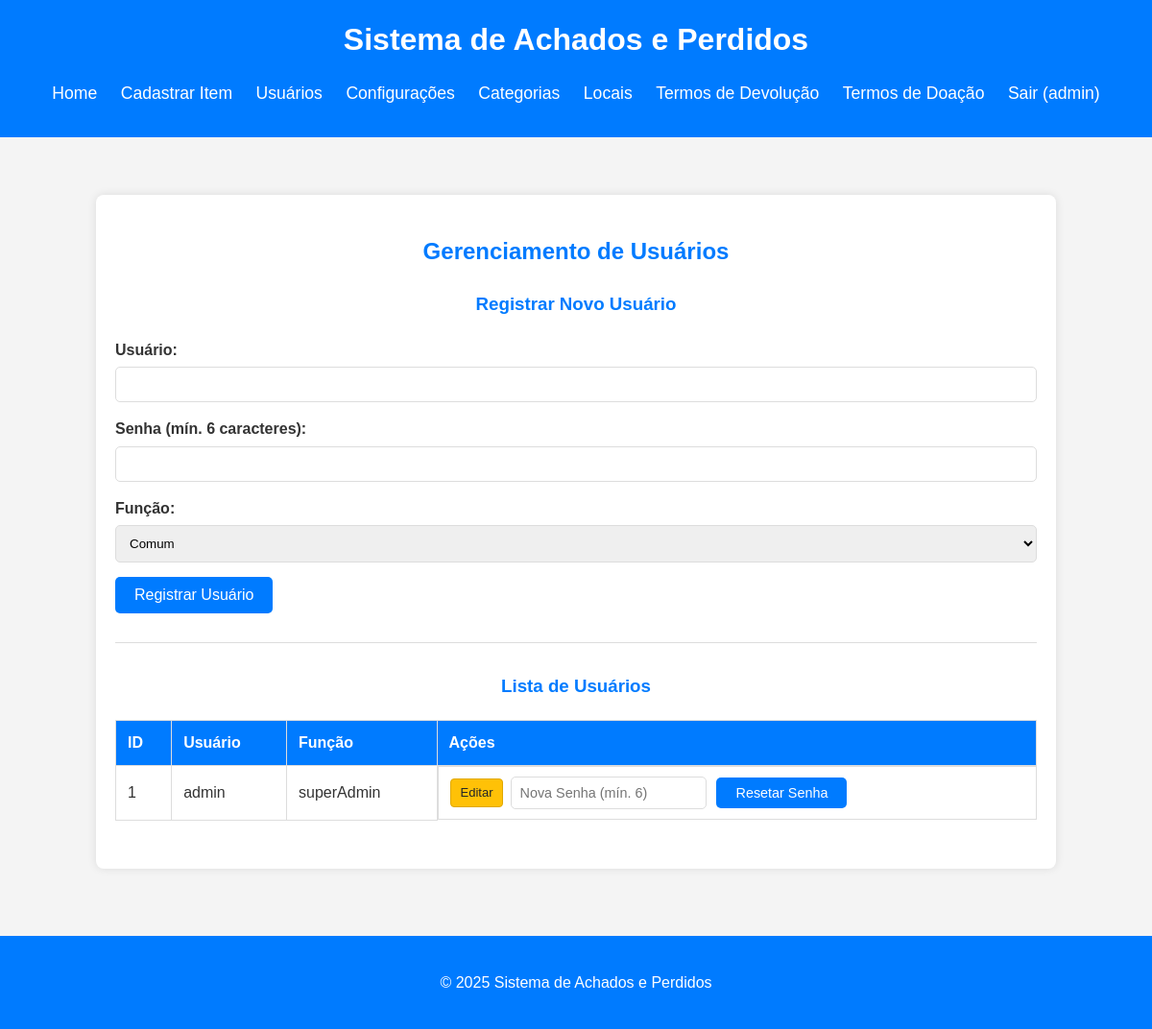
/admin/manage_users.php (signed in), run on the app's committed database.
### tables this page shows
CREATE TABLE IF NOT EXISTS `users` (
    `id` INT AUTO_INCREMENT PRIMARY KEY,
    `username` VARCHAR(255) NOT NULL UNIQUE,
    `password` VARCHAR(255) NOT NULL,
    `role` ENUM('common', 'admin', 'superAdmin') NOT NULL DEFAULT 'common'
);

### src/admin/manage_users.php (the view, shortened to what this page needs)
<?php
require_once '../db_connect.php';
$users = [];
$sql_users = "SELECT id, username, role FROM users ORDER BY username ASC";
$result_users = $conn->query($sql_users);
if ($result_users && $result_users->num_rows > 0) {
    while ($row = $result_users->fetch_assoc()) {
        $users[] = $row;
    }
} elseif ($result_users === false) {
    error_log("SQL Error (fetch_users): " . $conn->error);
    $_SESSION['page_error_message'] = "Erro ao carregar lista de usuários.";
}
require_once '../templates/header.php';
?>
<div class="container admin-container">
    <h2>Gerenciamento de Usuários</h2>
    <h3>Registrar Novo Usuário</h3>
    <form action="user_management_handler.php" method="POST" class="form-admin">
        <div>
            <label for="username_reg">Usuário:</label>
            <input type="text" id="username_reg" name="username" required>
        </div>
        <div>
            <label for="password_reg">Senha (mín. 6 caracteres):</label>
            <input type="password" id="password_reg" name="password" required minlength="6">
        </div>
        <div>
            <label for="role_reg">Função:</label>
            <select id="role_reg" name="role" required>
                <option value="common">Comum</option>
            </select>
        </div>
        <div>
            <button type="submit">Registrar Usuário</button>
        </div>
    </form>
    <hr>
    <h3>Lista de Usuários</h3>
    <?php if (!empty($users)): ?>
    <table class="admin-table">
        <thead>
            <tr>
                <th>ID</th>
                <th>Usuário</th>
                <th>Função</th>
                <th>Ações</th>
            </tr>
        </thead>
        <tbody>
            <?php foreach ($users as $user): ?>
            <tr>
                <td><?php echo htmlspecialchars($user['id']); ?></td>
                <td><?php echo htmlspecialchars($user['username']); ?></td>
                <td><?php echo htmlspecialchars($user['role']); ?></td>
                <td class="actions-cell">
                    <a href="edit_user_page.php?id=<?php echo htmlspecialchars($user['id']); ?>" class="button-edit">Editar</a>
                    <?php if (!($user['username'] === 'admin' && $_SESSION['username'] !== 'admin')):  ?>
                         <?php if ($user['username'] !== 'admin' || ($_SESSION['username'] === 'admin' && $user['id'] == $_SESSION['user_id'] ) ):  ?>
                            <form action="user_management_handler.php" method="POST" class="form-inline" onsubmit="return confirmPasswordReset(this);">
                                <input type="password" id="new_password_<?php echo $user['id']; ?>" name="new_password" placeholder="Nova Senha (mín. 6)" required minlength="6">
                                <button type="submit" class="button-secondary">Resetar Senha</button>
                            </form>
                        <?php else: ?>
                             <small><em>(Reset Indisponível)</em></small>
                        <?php endif; ?>
                    <?php endif; ?>
                </td>
            </tr>
            <?php endforeach; ?>
        </tbody>
    </table>
    <?php else: ?>
    <p>Nenhum usuário encontrado.</p>
    <?php endif; ?>
</div>
<?php
require_once '../templates/footer.php';
?>

### src/style.css (style rules this page uses)
body { font-family: Arial, sans-serif; line-height: 1.6; margin: 0; padding: 0; background-color: #f4f4f4; color: #333; }
.container { width: 80%; margin: auto; overflow: hidden; padding: 20px; background-color: #fff; border-radius: 8px; box-shadow: 0 0 10px rgba(0,0,0,0.1); }
form div { margin-bottom: 15px; }
form label { display: block; margin-bottom: 5px; font-weight: bold; }
form input[type="text"], form input[type="password"], form input[type="date"], form select, form textarea { width: 100%; padding: 10px; border: 1px solid #ddd; border-radius: 5px; box-sizing: border-box; }
form button[type="submit"] { display: block; width: auto; padding: 10px 20px; background: #007bff; color: white; border: none; border-radius: 5px; cursor: pointer; font-size: 1em; }
a { color: #007bff; text-decoration: none; }
.admin-container { margin: 20px auto; padding: 20px; background-color: #fff; border-radius: 8px; box-shadow: 0 0 10px rgba(0,0,0,0.1); }
.admin-container h2, .admin-container h3 { color: #007bff; margin-bottom: 20px; text-align: center; }
.admin-container hr { margin: 30px 0; border: 0; border-top: 1px solid #ddd; }
.admin-container form label { font-weight: bold; }
.admin-container form input[type="text"], .admin-container form input[type="password"], .admin-container form select { transition: border-color 0.15s ease-in-out, box-shadow 0.15s ease-in-out; }
.form-inline { display: flex; align-items: center; margin-bottom: 10px; }
.form-inline input[type="password"] { width: auto; flex-grow: 1; margin-right: 5px; padding: 8px; }
.form-inline button { margin-left: 5px; padding: 8px 12px; }
.admin-table { width: 100%; border-collapse: collapse; margin-top: 20px; margin-bottom: 30px; }
.admin-table th, .admin-table td { border: 1px solid #ddd; padding: 10px 12px; text-align: left; vertical-align: middle; }
.admin-table th { background-color: #007bff; color: #fff; font-weight: bold; }
.button-primary, .button-secondary, .button-edit, .button-delete, .button-details { padding: 5px 10px; font-size: 13px; line-height: 1.4; border-radius: 4px; cursor: pointer; text-decoration: none; display: inline-block; vertical-align: middle; text-align: center; margin:0; box-sizing: border-box; border: 1px solid transparent; transition: background-color 0.15s ease-in-out, border-color 0.15s ease-in-out, transform 0.2s ease-in-out; }
.button-secondary { background-color: #6c757d; color: white; border-color: #5a6268; }
.button-edit { background-color: #ffc107; color: #212529; border-color: #e0a800; }
.admin-table td.actions-cell { display: flex; align-items: center; gap: 8px; flex-wrap: wrap; }
.admin-table td.actions-cell > form { margin: 0; }
.admin-table td.actions-cell .form-inline input[type="password"], .admin-table td.actions-cell .form-inline button { padding-top: 6px; padding-bottom: 6px; font-size: 0.9em; line-height: 1.4; vertical-align: middle; }
.admin-table td.actions-cell .form-inline input[type="password"] { padding-left: 8px; padding-right: 8px; }

### data on the page
users: id "1", username "admin", role "superAdmin"

### other printed values
$_SESSION['username'] "admin"
